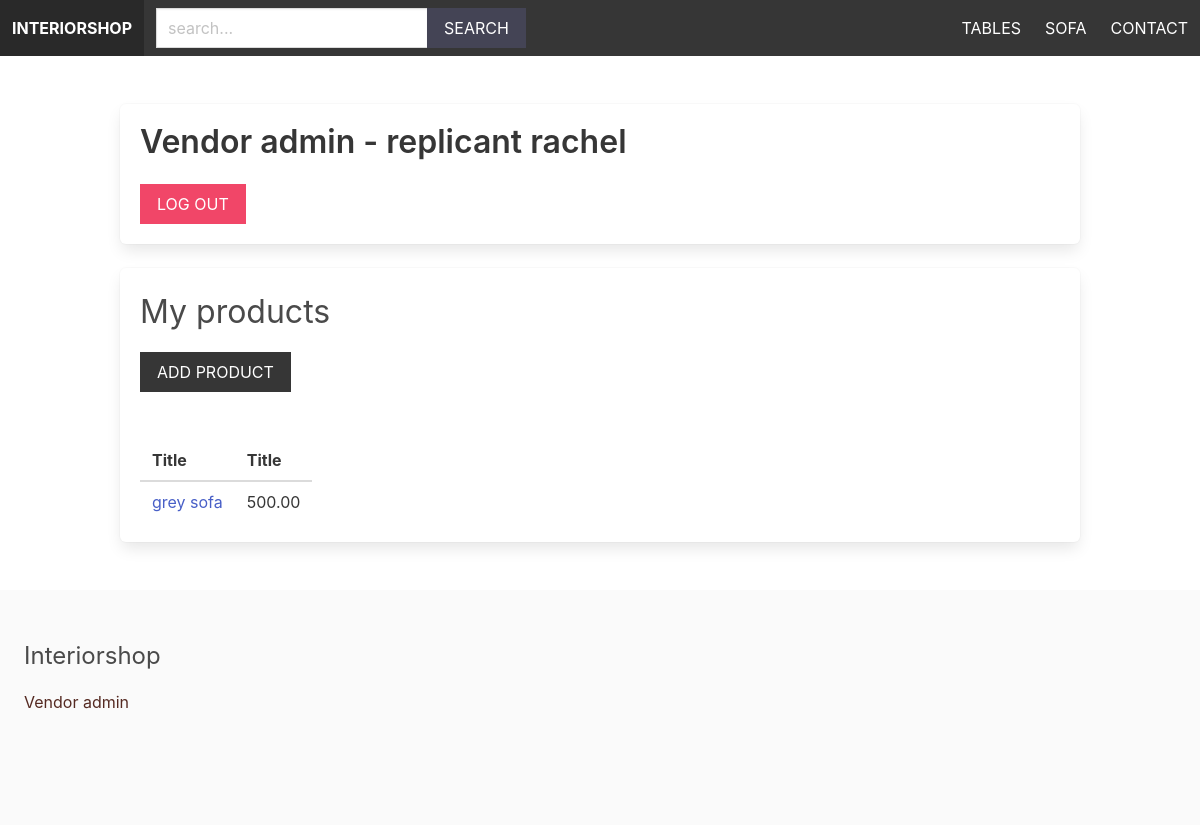
The page /vendors/vendor-admin/ (signed in) on the database its author committed.
### apps/product/models.py (models this page shows, shortened)
class Category(models.Model):
    title = models.CharField(max_length=255)
    slug = models.SlugField() #address version of the name
    ordering = models.IntegerField(default=0)
    class Meta:
        ordering = ['ordering'] #ascending order the category,  created a list

class Product(models.Model):
    category = models.ForeignKey(Category, related_name='products', on_delete=models.CASCADE)
    vendor = models.ForeignKey(Vendor, related_name='products', on_delete=models.CASCADE)
    title = models.CharField(max_length=255)
    slug = models.SlugField()
    description = models.TextField(blank=True, null=True)
    price = models.DecimalField(max_digits=6, decimal_places=2) #depended on the currency
    image = models.ImageField(upload_to='uploads/', blank=True, null=True)
    thumbnail = models.ImageField(upload_to='uploads/', blank=True, null=True)
    date_added = models.DateTimeField(auto_now_add=True)
    class Meta:
        ordering = ('-date_added',) #decending order

### apps/vendor/models.py (models this page shows, shortened)
class Vendor(models.Model):
    name = models.CharField(max_length=255) #name for the vendor
    created_at = models.DateTimeField(auto_now_add=True) #check when the user is created, and will be automated
    created_by = models.OneToOneField(User, related_name='vendor', on_delete=models.CASCADE) #reference the user with the vendor created
    class Meta:
        ordering = ['name']

### apps/vendor/views.py (the view)
# urls.py: path('vendor-admin/', views.vendor_admin, name='vendor_admin'),
@login_required #check if the user is logged
def vendor_admin(request):
    vendor = request.user.vendor
    products = vendor.products.all()
    return render(request, 'vendor/vendor_admin.html', {'vendor': vendor, 'products':products})

### apps/product/context_processors.py (called while the page is built)
def menu_categories(request):
    categories = Category.objects.all()
    return {'menu_categories':categories}

### apps/vendor/templates/vendor/vendor_admin.html (shortened to what this page needs)
{% extends 'core/base.html' %}
{% block content %}
    <div class="box">
        <h1 class="title"> Vendor admin - {{ vendor.name }} </h1>
        <a href="{% url 'logout' %}" class="button is-danger is-uppercase">Log out</a>
    </div>
    <div class="box">
        <h2 class="is-size-3 mb-4">My products</h2>
        <a href= "{% url 'add_product' %}" class="button is-dark is-uppercase mb-6">Add product</a>
        {% if products %}
            <table class="table is-fullwith">
                <thead>
                    <tr>
                        <th>Title</h>
                        <th>Title</h>
                    </tr>
                </thead>
                {% for product in products %}
                    <tr>
                        <td><a href="{% url 'product' product.category.slug product.slug %}">{{ product.title }}</a></td>
                        <td>{{ product.price }}</td>
                    </tr>
                {% endfor %}
            </table>
        {% else %}
            <p> You don't have any products yet...</p>
        {% endif %}
    </div>
{% endblock %}

### apps/core/templates/core/base.html (shortened to what this page needs)
{% load static %}
<!DOCTYPE html>
<html>
    <head>
        <link rel="stylesheet" href="https://cdn.jsdelivr.net/npm/bulma@0.9.1/css/bulma.min.css">
        <link rel="stylesheet" href="{% static 'styles/main.css' %}">
    </head>
    <body>
        <nav class="navbar is-dark">
            <div class="navbar-brand">
                <a href="/" class="navbar-item"><strong>Interiorshop</strong></a>
            </div>
            <div class="navbar-menu" id="main-navbar">
                <div class="navbar-start">
                    <div class="navbar-item">
                            <form method="get" action="{% url 'search' %}">
                                <div class="field has-addons">
                                    <div class="control">
                                        <input type="text" class="input" placeholder="search..." name="query">
                                    </div>
                                    <div class="control">
                                        <button class="button is-dark is-uppercase">Search</button>
                                    </div>
                                </div>
                            </form>
                        </div>
                    </div>
                </div>
                <div class="navbar-end">
                    {% for category in menu_categories %}
                        <a href="{% url 'category' category.slug %}" class="navbar-item">{{ category.title }}</a>
                    {% endfor %}
                    <a href="{% url 'contact' %}" class="navbar-item">Contact</a>
                </div>
        </nav>
        <section class="section">
            <div class="container">
                {% block content %}
                {% endblock %}
            </div>
        </section>
        <footer class="footer">
            <h3 class="is-size-4 mb-4">Interiorshop</h3>
            {% if request.user.is_authenticated %}
               <a href="{% url 'vendor_admin' %}">Vendor admin</a>
            {% else %}
               <a href="{% url 'become_vendor' %}">Become a Vendor</a>
            {% endif %}
        </footer>
    </body>
</html>

### static/styles/main.css (style rules this page uses)
.navbar { text-transform: uppercase; }
.navbar .is-dark { background: #445; }
.footer a { margin-bottom: 15px; display: inline-block; color: rgb(85, 42, 34); }
.input, .button { border-radius: 0; }

### rows shown on the page
Category: title "TABLES"
Category: title "SOFA"
Vendor: name "replicant rachel"
Product: title "grey sofa", price "500.00"
